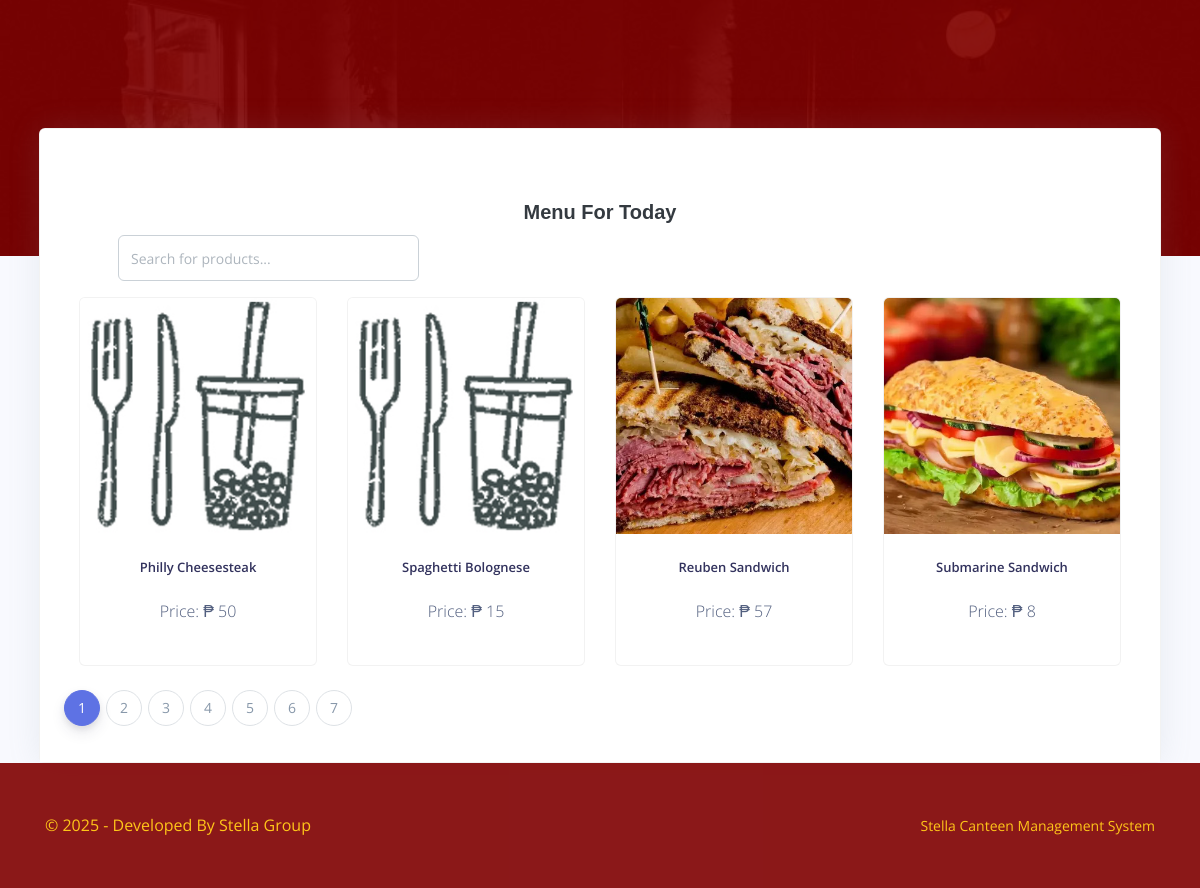
The page /stella/customer/order_student.php (signed in) on the database its author committed.
### tables this page shows
CREATE TABLE `rpos_products` (
  `prod_id` varchar(200) NOT NULL,
  `prod_code` varchar(200) NOT NULL,
  `prod_name` varchar(200) NOT NULL,
  `prod_img` varchar(200) NOT NULL,
  `prod_desc` longtext NOT NULL,
  `prod_price` varchar(200) NOT NULL,
  `created_at` timestamp(6) NOT NULL DEFAULT current_timestamp(6) ON UPDATE current_timestamp(6),
  `status` int(11) NOT NULL
);

### stella/customer/order_student.php (the view, shortened to what this page needs)
<?php
include('config/config.php');
require_once('partials/_head.php');
?>
<body>
  <div class="main-content">
    <div class="container-fluid mt--8">
      <div class="row">
        <div class="col">
          <div class="card shadow">
            <div class="card-header border-0">
            <div class="container mt-5">
    <div class="container-fluid">
    <h2 class="text-center">Menu For Today</h2>
        <div class="row">
            <div class="col-sm-4">
            <input type="text" id="searchBox" onkeyup="filterProducts()" class="form-control mb-3" placeholder="Search for products...">
            </div>
            <div class="col-sm-6">
            </div>
        </div>
    </div>
    <div class="row">
        <?php
          $sql = "SELECT * FROM rpos_products";
          $result = $mysqli->query($sql);
          while ($product = $result->fetch_assoc()): ?>
            <div class="col-md-3 product-card">
                <div class="card text-center">
                    <?php if($product['prod_img']){ ?>
                    <img src="../admin/assets/img/products/<?php echo $product['prod_img']; ?>" class="card-img-top" alt="<?php echo $product['prod_name']; ?>">
                    <?php }else{ ?>
                    <img src='../admin/assets/img/products/default.jpg'  class="card-img-top">
                    <?php } ?>
                    <div class="card-body">
                        <h5 class="card-title"><?php echo $product['prod_name']; ?></h5>
                        <p>Price: ₱ <?php echo $product['prod_price']; ?></p>
                    </div>
                </div>
            </div>
        <?php endwhile; ?>
    <nav aria-label="Page navigation" class="mt-4">
        <ul class="pagination justify-content-center" id="pagination"></ul>
    </nav>
    </div>
            </div>
          </div>
        </div>
      </div>
    </div>
  </div>
  <?php
      require_once('partials/_footer.php');
      ?>
</body>
</html>

### stella/customer/order_student.php (style rules this page uses)
h2 { font-family: 'Arial', sans-serif; color: #343a40; }

### rows shown on the page
rpos_products: prod_name "Philly Cheesesteak", prod_price "50"
rpos_products: prod_name "Spaghetti Bolognese", prod_price "15"
rpos_products: prod_img (picture), prod_name "Reuben Sandwich", prod_price "57"
rpos_products: prod_img (picture), prod_name "Submarine Sandwich", prod_price "8"
